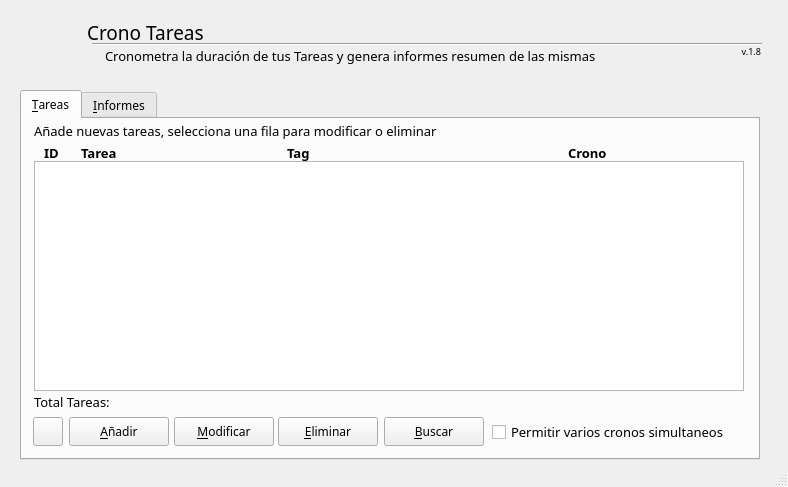
<?xml version="1.0" encoding="UTF-8"?>
<ui version="4.0">
 <class>MainWindow</class>
 <widget class="QMainWindow" name="MainWindow">
  <property name="geometry">
   <rect>
    <x>0</x>
    <y>0</y>
    <width>788</width>
    <height>487</height>
   </rect>
  </property>
  <property name="sizePolicy">
   <sizepolicy hsizetype="Fixed" vsizetype="Fixed">
    <horstretch>0</horstretch>
    <verstretch>0</verstretch>
   </sizepolicy>
  </property>
  <property name="windowTitle">
   <string>Crono Tareas</string>
  </property>
  <property name="windowIcon">
   <iconset resource="mirecurso.qrc">
    <normaloff>:/miprefijo/images/cronotareas.png</normaloff>:/miprefijo/images/cronotareas.png</iconset>
  </property>
  <widget class="QWidget" name="centralwidget">
   <property name="sizePolicy">
    <sizepolicy hsizetype="Fixed" vsizetype="Fixed">
     <horstretch>0</horstretch>
     <verstretch>0</verstretch>
    </sizepolicy>
   </property>
   <widget class="QLabel" name="labelCronoTareas">
    <property name="geometry">
     <rect>
      <x>87</x>
      <y>17</y>
      <width>141</width>
      <height>31</height>
     </rect>
    </property>
    <property name="font">
     <font>
      <family>Gallaecia Castelo</family>
      <pointsize>14</pointsize>
      <weight>50</weight>
      <bold>false</bold>
     </font>
    </property>
    <property name="text">
     <string>Crono Tareas</string>
    </property>
   </widget>
   <widget class="Line" name="line">
    <property name="geometry">
     <rect>
      <x>92</x>
      <y>43</y>
      <width>670</width>
      <height>3</height>
     </rect>
    </property>
    <property name="orientation">
     <enum>Qt::Horizontal</enum>
    </property>
   </widget>
   <widget class="QLabel" name="label">
    <property name="geometry">
     <rect>
      <x>721</x>
      <y>43</y>
      <width>40</width>
      <height>17</height>
     </rect>
    </property>
    <property name="font">
     <font>
      <family>Gallaecia Castelo</family>
      <pointsize>7</pointsize>
     </font>
    </property>
    <property name="text">
     <string>v.1.8</string>
    </property>
    <property name="alignment">
     <set>Qt::AlignRight|Qt::AlignTrailing|Qt::AlignVCenter</set>
    </property>
   </widget>
   <widget class="QLabel" name="labelCronoTareas_2">
    <property name="geometry">
     <rect>
      <x>105</x>
      <y>41</y>
      <width>530</width>
      <height>30</height>
     </rect>
    </property>
    <property name="sizePolicy">
     <sizepolicy hsizetype="Preferred" vsizetype="Preferred">
      <horstretch>0</horstretch>
      <verstretch>0</verstretch>
     </sizepolicy>
    </property>
    <property name="font">
     <font>
      <family>Gallaecia Castelo</family>
      <pointsize>10</pointsize>
      <weight>50</weight>
      <bold>false</bold>
     </font>
    </property>
    <property name="frameShape">
     <enum>QFrame::NoFrame</enum>
    </property>
    <property name="frameShadow">
     <enum>QFrame::Plain</enum>
    </property>
    <property name="text">
     <string>Cronometra la duración de tus Tareas y genera informes resumen de las mismas</string>
    </property>
    <property name="scaledContents">
     <bool>false</bool>
    </property>
    <property name="wordWrap">
     <bool>true</bool>
    </property>
   </widget>
   <widget class="QTabWidget" name="tabWidgetTareas">
    <property name="geometry">
     <rect>
      <x>20</x>
      <y>90</y>
      <width>740</width>
      <height>370</height>
     </rect>
    </property>
    <property name="font">
     <font>
      <family>Gallaecia Castelo</family>
     </font>
    </property>
    <property name="styleSheet">
     <string notr="true"/>
    </property>
    <property name="currentIndex">
     <number>0</number>
    </property>
    <widget class="QWidget" name="tab_1">
     <attribute name="icon">
      <iconset resource="mirecurso.qrc">
       <normaloff>:/miprefijo/images/tareas2.ico</normaloff>:/miprefijo/images/tareas2.ico</iconset>
     </attribute>
     <attribute name="title">
      <string>&amp;Tareas</string>
     </attribute>
     <widget class="QLabel" name="labelCronoTareas_3">
      <property name="geometry">
       <rect>
        <x>12</x>
        <y>2</y>
        <width>601</width>
        <height>20</height>
       </rect>
      </property>
      <property name="font">
       <font>
        <family>Gallaecia Castelo</family>
        <pointsize>10</pointsize>
        <weight>50</weight>
        <bold>false</bold>
       </font>
      </property>
      <property name="text">
       <string>Añade nuevas tareas, selecciona una fila para modificar o eliminar</string>
      </property>
     </widget>
     <widget class="QPushButton" name="pushButtonAgregarTarea">
      <property name="geometry">
       <rect>
        <x>47</x>
        <y>298</y>
        <width>100</width>
        <height>29</height>
       </rect>
      </property>
      <property name="font">
       <font>
        <family>Gallaecia Castelo</family>
       </font>
      </property>
      <property name="styleSheet">
       <string notr="true"/>
      </property>
      <property name="text">
       <string>&amp;Añadir</string>
      </property>
      <property name="icon">
       <iconset resource="mirecurso.qrc">
        <normaloff>:/miprefijo/images/agregar.ico</normaloff>:/miprefijo/images/agregar.ico</iconset>
      </property>
     </widget>
     <widget class="QPushButton" name="pushButtonModificarTarea">
      <property name="geometry">
       <rect>
        <x>152</x>
        <y>298</y>
        <width>100</width>
        <height>29</height>
       </rect>
      </property>
      <property name="font">
       <font>
        <family>Gallaecia Castelo</family>
       </font>
      </property>
      <property name="text">
       <string>&amp;Modificar</string>
      </property>
      <property name="icon">
       <iconset resource="mirecurso.qrc">
        <normaloff>:/miprefijo/images/modificar.ico</normaloff>:/miprefijo/images/modificar.ico</iconset>
      </property>
     </widget>
     <widget class="QPushButton" name="pushButtonEliminarTarea">
      <property name="geometry">
       <rect>
        <x>256</x>
        <y>298</y>
        <width>100</width>
        <height>29</height>
       </rect>
      </property>
      <property name="font">
       <font>
        <family>Gallaecia Castelo</family>
       </font>
      </property>
      <property name="text">
       <string>&amp;Eliminar</string>
      </property>
      <property name="icon">
       <iconset resource="mirecurso.qrc">
        <normaloff>:/miprefijo/images/eliminar.ico</normaloff>:/miprefijo/images/eliminar.ico</iconset>
      </property>
     </widget>
     <widget class="QListWidget" name="listWidgetTareas">
      <property name="geometry">
       <rect>
        <x>12</x>
        <y>42</y>
        <width>710</width>
        <height>230</height>
       </rect>
      </property>
      <property name="frameShape">
       <enum>QFrame::StyledPanel</enum>
      </property>
      <property name="midLineWidth">
       <number>1</number>
      </property>
      <property name="alternatingRowColors">
       <bool>true</bool>
      </property>
      <property name="selectionBehavior">
       <enum>QAbstractItemView::SelectRows</enum>
      </property>
     </widget>
     <widget class="QCheckBox" name="checkBoxMultiCrono">
      <property name="geometry">
       <rect>
        <x>470</x>
        <y>302</y>
        <width>250</width>
        <height>22</height>
       </rect>
      </property>
      <property name="font">
       <font>
        <pointsize>10</pointsize>
       </font>
      </property>
      <property name="text">
       <string>Permitir varios cronos simultaneos</string>
      </property>
      <property name="checked">
       <bool>false</bool>
      </property>
     </widget>
     <widget class="QLabel" name="labelCronoTareas_4">
      <property name="geometry">
       <rect>
        <x>22</x>
        <y>24</y>
        <width>20</width>
        <height>20</height>
       </rect>
      </property>
      <property name="font">
       <font>
        <family>Gallaecia Castelo</family>
        <pointsize>10</pointsize>
        <weight>75</weight>
        <bold>true</bold>
        <underline>false</underline>
       </font>
      </property>
      <property name="text">
       <string>ID</string>
      </property>
     </widget>
     <widget class="QLabel" name="labelCronoTareas_5">
      <property name="geometry">
       <rect>
        <x>59</x>
        <y>24</y>
        <width>50</width>
        <height>20</height>
       </rect>
      </property>
      <property name="font">
       <font>
        <family>Gallaecia Castelo</family>
        <pointsize>10</pointsize>
        <weight>75</weight>
        <bold>true</bold>
        <underline>false</underline>
       </font>
      </property>
      <property name="text">
       <string>Tarea</string>
      </property>
     </widget>
     <widget class="QLabel" name="labelCronoTareas_6">
      <property name="geometry">
       <rect>
        <x>265</x>
        <y>24</y>
        <width>50</width>
        <height>20</height>
       </rect>
      </property>
      <property name="font">
       <font>
        <family>Gallaecia Castelo</family>
        <pointsize>10</pointsize>
        <weight>75</weight>
        <bold>true</bold>
        <underline>false</underline>
       </font>
      </property>
      <property name="text">
       <string>Tag</string>
      </property>
     </widget>
     <widget class="QPushButton" name="pushButtonRecargar">
      <property name="geometry">
       <rect>
        <x>11</x>
        <y>298</y>
        <width>30</width>
        <height>29</height>
       </rect>
      </property>
      <property name="font">
       <font>
        <family>Gallaecia Castelo</family>
       </font>
      </property>
      <property name="toolTip">
       <string>Recargar lista de Tareas</string>
      </property>
      <property name="styleSheet">
       <string notr="true"/>
      </property>
      <property name="text">
       <string/>
      </property>
      <property name="icon">
       <iconset resource="mirecurso.qrc">
        <normaloff>:/miprefijo/images/recargar.ico</normaloff>:/miprefijo/images/recargar.ico</iconset>
      </property>
     </widget>
     <widget class="QLabel" name="labelTotalTareas">
      <property name="geometry">
       <rect>
        <x>12</x>
        <y>273</y>
        <width>250</width>
        <height>20</height>
       </rect>
      </property>
      <property name="font">
       <font>
        <family>Gallaecia Castelo</family>
        <pointsize>10</pointsize>
        <weight>50</weight>
        <bold>false</bold>
       </font>
      </property>
      <property name="text">
       <string>Total Tareas: </string>
      </property>
     </widget>
     <widget class="QLabel" name="labelCronoTareas_7">
      <property name="geometry">
       <rect>
        <x>546</x>
        <y>24</y>
        <width>50</width>
        <height>20</height>
       </rect>
      </property>
      <property name="font">
       <font>
        <family>Gallaecia Castelo</family>
        <pointsize>10</pointsize>
        <weight>75</weight>
        <bold>true</bold>
        <underline>false</underline>
       </font>
      </property>
      <property name="text">
       <string>Crono</string>
      </property>
     </widget>
     <widget class="QPushButton" name="pushButtonBuscar">
      <property name="geometry">
       <rect>
        <x>362</x>
        <y>298</y>
        <width>100</width>
        <height>29</height>
       </rect>
      </property>
      <property name="font">
       <font>
        <family>Gallaecia Castelo</family>
       </font>
      </property>
      <property name="text">
       <string>&amp;Buscar</string>
      </property>
      <property name="icon">
       <iconset resource="mirecurso.qrc">
        <normaloff>:/miprefijo/images/buscar.ico</normaloff>:/miprefijo/images/buscar.ico</iconset>
      </property>
     </widget>
     <widget class="QLabel" name="labelSumaCronos">
      <property name="geometry">
       <rect>
        <x>445</x>
        <y>273</y>
        <width>250</width>
        <height>20</height>
       </rect>
      </property>
      <property name="font">
       <font>
        <family>Gallaecia Castelo</family>
        <pointsize>10</pointsize>
        <weight>50</weight>
        <bold>false</bold>
       </font>
      </property>
      <property name="text">
       <string/>
      </property>
      <property name="alignment">
       <set>Qt::AlignRight|Qt::AlignTrailing|Qt::AlignVCenter</set>
      </property>
     </widget>
    </widget>
    <widget class="QWidget" name="tab_2">
     <attribute name="icon">
      <iconset resource="mirecurso.qrc">
       <normaloff>:/miprefijo/images/informes2.ico</normaloff>:/miprefijo/images/informes2.ico</iconset>
     </attribute>
     <attribute name="title">
      <string>&amp;Informes</string>
     </attribute>
     <widget class="QComboBox" name="comboBoxInformes">
      <property name="geometry">
       <rect>
        <x>150</x>
        <y>10</y>
        <width>281</width>
        <height>20</height>
       </rect>
      </property>
      <property name="font">
       <font>
        <pointsize>10</pointsize>
       </font>
      </property>
      <property name="currentText">
       <string>--- Selecciona un informe ---</string>
      </property>
      <item>
       <property name="text">
        <string>--- Selecciona un informe ---</string>
       </property>
      </item>
      <item>
       <property name="text">
        <string>01 Detalle de Tareas por Tag</string>
       </property>
      </item>
      <item>
       <property name="text">
        <string>02 Detalle de Tags por Tarea</string>
       </property>
      </item>
     </widget>
     <widget class="QTableWidget" name="tableWidgetInformes">
      <property name="geometry">
       <rect>
        <x>14</x>
        <y>38</y>
        <width>710</width>
        <height>290</height>
       </rect>
      </property>
      <property name="font">
       <font>
        <pointsize>10</pointsize>
       </font>
      </property>
      <property name="sizeAdjustPolicy">
       <enum>QAbstractScrollArea::AdjustToContents</enum>
      </property>
      <property name="editTriggers">
       <set>QAbstractItemView::NoEditTriggers</set>
      </property>
      <property name="selectionMode">
       <enum>QAbstractItemView::ExtendedSelection</enum>
      </property>
      <property name="selectionBehavior">
       <enum>QAbstractItemView::SelectRows</enum>
      </property>
      <property name="gridStyle">
       <enum>Qt::SolidLine</enum>
      </property>
      <column>
       <property name="text">
        <string>Tag</string>
       </property>
      </column>
      <column>
       <property name="text">
        <string>Tarea</string>
       </property>
      </column>
      <column>
       <property name="text">
        <string>Inicio</string>
       </property>
      </column>
      <column>
       <property name="text">
        <string>Fin</string>
       </property>
      </column>
     </widget>
     <widget class="QLabel" name="labelTotalTareas_2">
      <property name="geometry">
       <rect>
        <x>18</x>
        <y>10</y>
        <width>140</width>
        <height>20</height>
       </rect>
      </property>
      <property name="font">
       <font>
        <family>Gallaecia Castelo</family>
        <pointsize>10</pointsize>
        <weight>50</weight>
        <bold>false</bold>
       </font>
      </property>
      <property name="text">
       <string>Selecciona informe:</string>
      </property>
     </widget>
     <widget class="QPushButton" name="pushButtonExportar">
      <property name="geometry">
       <rect>
        <x>626</x>
        <y>4</y>
        <width>100</width>
        <height>29</height>
       </rect>
      </property>
      <property name="font">
       <font>
        <family>Gallaecia Castelo</family>
        <pointsize>10</pointsize>
       </font>
      </property>
      <property name="text">
       <string>E&amp;xportar</string>
      </property>
      <property name="icon">
       <iconset resource="mirecurso.qrc">
        <normaloff>:/miprefijo/images/exportar.ico</normaloff>:/miprefijo/images/exportar.ico</iconset>
      </property>
     </widget>
    </widget>
   </widget>
   <widget class="QLabel" name="labelIcono">
    <property name="geometry">
     <rect>
      <x>16</x>
      <y>8</y>
      <width>60</width>
      <height>60</height>
     </rect>
    </property>
    <property name="styleSheet">
     <string notr="true">border-image: url(:/miprefijo/images/cronotareas.png);</string>
    </property>
    <property name="text">
     <string/>
    </property>
   </widget>
  </widget>
  <widget class="QStatusBar" name="statusbar"/>
 </widget>
 <tabstops>
  <tabstop>tabWidgetTareas</tabstop>
  <tabstop>pushButtonAgregarTarea</tabstop>
  <tabstop>pushButtonModificarTarea</tabstop>
  <tabstop>pushButtonEliminarTarea</tabstop>
  <tabstop>pushButtonBuscar</tabstop>
  <tabstop>pushButtonRecargar</tabstop>
  <tabstop>listWidgetTareas</tabstop>
  <tabstop>checkBoxMultiCrono</tabstop>
 </tabstops>
 <resources>
  <include location="mirecurso.qrc"/>
 </resources>
 <connections/>
</ui>
